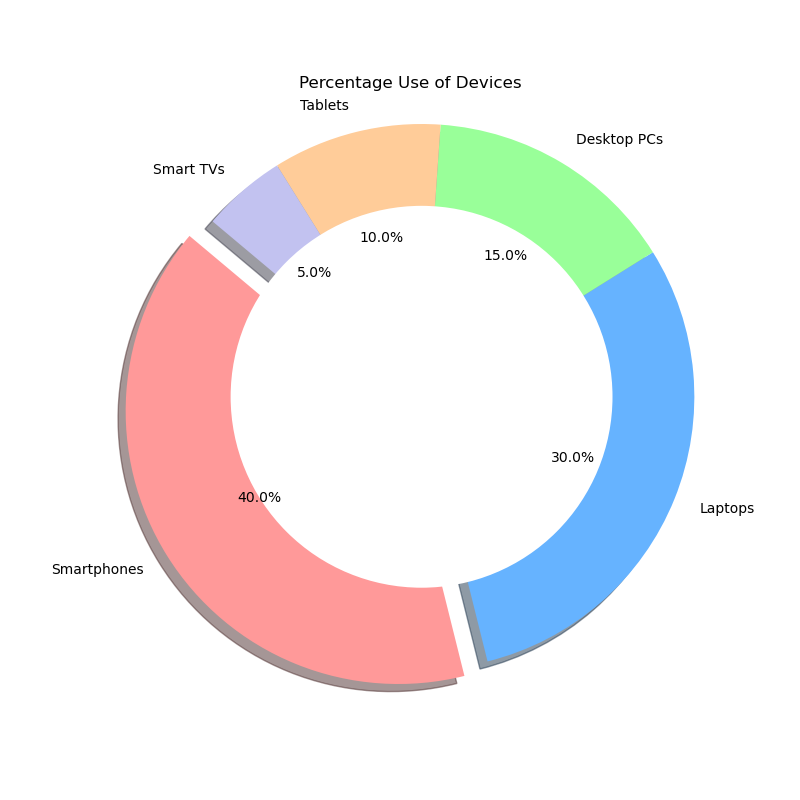

Python code for this plot:

import matplotlib.pyplot as plt

# Your data
data = [
    {'Device Type': 'Smartphones', 'Percentage of Use': '40%'},
    {'Device Type': 'Laptops', 'Percentage of Use': '30%'},
    {'Device Type': 'Desktop PCs', 'Percentage of Use': '15%'},
    {'Device Type': 'Tablets', 'Percentage of Use': '10%'},
    {'Device Type': 'Smart TVs', 'Percentage of Use': '5%'}
]

# Parsing the data
labels = [item['Device Type'] for item in data]
sizes = [float(item['Percentage of Use'].rstrip('%')) for item in data]

# Define colors for each slice
colors = ['#ff9999','#66b3ff','#99ff99','#ffcc99','#c2c2f0']

# Explode the 1st slice (Smartphones)
explode = (0.1, 0, 0, 0, 0)  

# Create the pie chart
plt.figure(figsize=(8, 8))
plt.pie(sizes, explode=explode, labels=labels, colors=colors, autopct='%1.1f%%', shadow=True, startangle=140)

# Draw a circle at the center of pie to make it look like a donut
centre_circle = plt.Circle((0,0),0.70,fc='white')
fig = plt.gcf()
fig.gca().add_artist(centre_circle)

# Equal aspect ratio ensures that pie is drawn as a circle.
plt.axis('equal')  

# Add a title
plt.title('Percentage Use of Devices')

# Display the chart
plt.show()
